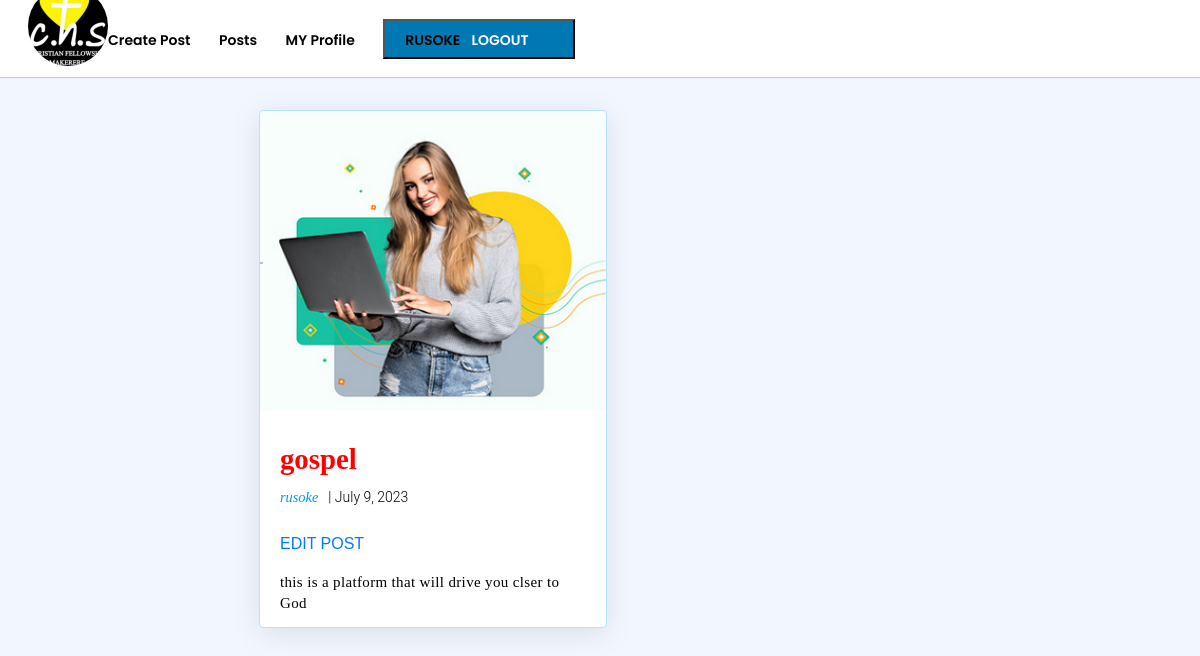
Screenshot of /blog/gospel (signed in) with the database file from the repository.
### accounts/models.py (models this page shows)
class User(AbstractUser):
    email = models.EmailField(unique= True)
    bio = models.CharField(max_length=500,blank=True)
    Is_author = models.BooleanField(default=False)
    image = models.ImageField(upload_to='profile/', blank= True,null=True )
    REQUIRED_FIELDS =['email']

### blog/models.py (models this page shows, shortened)
class post(models.Model):
    statuses = [('D','Draft'),('P','Published')]
    title = models.CharField(max_length=70)
    slug = models.SlugField(unique=True, blank=True)
    content = HTMLField()
    status = models.CharField(max_length=1,choices=statuses)
    category = models.ForeignKey(Category,on_delete=models.CASCADE,related_name='posts')
    image = models.ImageField(upload_to= "blog/post",blank = True)
    date =  models.DateField()
    author = models.ForeignKey(User,on_delete= models.CASCADE)

### blog/views.py (the view)
# urls.py: path('<slug:slug>',Postdetailview.as_view(), name= 'detail-page'),
class Postdetailview(LoginRequiredMixin,DetailView):
    login_url = 'login'
    model = post
    template_name = 'blog/details.html'
    context_object_name = 'posts'

### blog/templates/blog/details.html
{% extends 'blog/base.html' %}
{% load static %}
{% block extra_head %}
<link rel='stylesheet' href="{% static 'blog/css/details.css' %}">
{% endblock %}
{% block content %}
    <div class= "main">
        <div id = "cards">
            <div class= "card" style="position: static; width: 50%; height: 100%;">
                {% if posts.image %}
                    <img class= "cardimg" src= "{{ posts.image.url }}"/>
                {% else %}
                    <img class= "cardimg" src= "http://127.0.0.1:8000/media/blog/post/WhatsApp_Image_2019-06-19_at_17.55.10.jpeg"/>
                {% endif %}
                <div class = "cardcontent">
                    <h3 class= "title">{{ posts.title }}</h3>
                    <p class= "author">{{posts.author}}<span class= "date">| {{ posts.date }}</span><span style="margin-left:300px; font-size: 12px;"><a href="{% url 'edit-post' posts.slug %}"><p>EDIT POST</p></a></span></p>
                    <p class= "content">{{ posts.content|safe }}</p>
                </div>
            </div>
        </div>
    </div>
{% endblock %}

### blog/templates/blog/base.html (shortened to what this page needs)
{% load static %}
<!DOCTYPE html>
<html lang="en">
<head>
    <link rel='stylesheet' href="{% static 'blog/css/base.css' %}">
    <link rel="stylesheet" href="https://stackpath.bootstrapcdn.com/bootstrap/4.1.3/css/bootstrap.min.css">
    {% block extra_head %}
    {% endblock %}
</head>
<body>
    <div id= "nav">
        <img style="width: 80px; height: 80px; border-radius: 50%; margin-bottom: 25px;"alt="Image description" src="{% static 'accounts/images/marvin.jpg' %}"/>
    <div class="menu">
        <a class= "menu-item" href="{% url 'create-post' %}">Create Post</a>
        <a class= "menu-item" href="{% url 'post' %}">Posts</a>
        <a class= "menu-item" href="{% url 'profile' %}">MY Profile</a>
        <button class= "primary-button" style="background-color: #0078b4;">
            {% if user.is_authenticated %}
                <p class= "menu-item">{{ user.get_username }}  <span class = 'logout' ><a style="color: white;" href = "{% url 'logout' %}">Logout</a></span></p>
            {% else %}
               <p><a style="color: white;" href= "{% url 'login' %}">Login</a></p>
            {% endif %}
       </button>
    </div>
    </div>
        {% block content %}
        {% endblock %}
</body>
</html>

### blog/static/blog/css/base.css (style rules this page uses)
body { margin:0px; }
.menu-item { font-weight: 600; font-size: 14px; font-family: 'Poppins', sans-serif; text-decoration: none; color: black; margin-right: 24px; cursor:pointer; margin-top: 0px; }
.primary-button { font-family: 'Poppins', sans-serif; color: white; background-color: rgb(170, 210, 54); font-size: 12px; text-transform: uppercase; padding: 9px 20px; font-weight: 600; height: 40px; }
.logout { padding-left: 8px; }
#nav { display:flex; flex-direction: row; align-items: center; width:100%; height: 77px; justify-content: space-between; padding:0px 28px; background-color: rgb(255, 255, 255); box-shadow: rgb(204, 204, 204) 0px 1px 1px; position: fixed; }
.menu-item { font-weight: 600; font-size: 14px; font-family: 'Poppins', sans-serif; text-decoration: none; color: black; margin-right: 24px; cursor:pointer; }
#nav .menu { width: 100%; }

### blog/static/blog/css/details.css (style rules this page uses)
body { margin: 0px; }
.main { padding:110px 21%; background-color: #f2f6ff; }
#cards { display:flex; flex-direction: row; flex-wrap: wrap; }
.card { position: static; width:100%; background-color: #ffffff; min-height: 400px; height: auto; margin-right: 1%; margin-left: 1%; margin-bottom: 16px; background-color: #fff; box-shadow: 0 5px 30px 0 rgba(0,0,0,.1); border-radius: 5px; border: 1px solid rgba(0,168,255,.3); font-family: 'Raleway',sans-serif; }
.cardimg { width:100%; height: 300px; border-top-left-radius: 5px; border-top-right-radius: 5px; }
.cardcontent { padding:32px 20px 8px 20px; margin-left:0px; }
.title { font-size: 20px; font-family: 'Raleway'; font-stretch: normal; letter-spacing: normal; text-align: left; font-size: 28.8px; font-weight: 600; font-style: normal; line-height: 1.14; color: red; margin:0px; }
.author { font-size:14.4px; font-weight: 500; font-style: italic; line-height: 2; color: #0096ff; font-family: 'Raleway'; font-stretch: normal; letter-spacing: normal; text-align: left; margin: 0px 0px 20px; padding-top: 7px; }
.date { font-size: 14px; font-weight: 300; font-style: normal; color: #000; margin-top: 4.8px; font-family: 'Roboto'; font-stretch: normal; letter-spacing: normal; text-align: left; padding-left:10px; }
.content { font-family: 'Raleway'; font-size: 15px; font-weight: 400; font-style: normal; font-stretch: normal; line-height: 1.43; letter-spacing: .35px; text-align: left; color:#000; margin: .3em 0; white-space: pre-wrap; }

### rows the page displays
User: get_username "RUSOKE"
post: image (picture), title "gospel", author "rusoke", date "July 9, 2023", content "this is a platform that will drive you clser to God"
